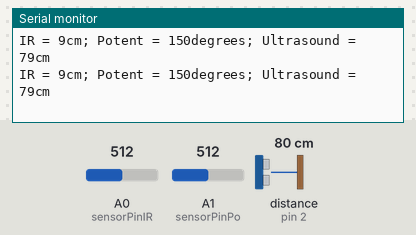
This sketch was run on a simulated Arduino Uno, built with avr-gcc and run on an emulated ATmega328P. On the bench: the last lines printed to the serial monitor. Wiring (inferred from the names in the program): ultrasonic range finder: trigger pin 3; echo pin 2. Inputs (shaded band) come from the test bench; at power-on: A0 (sensorPinIR) = 512, A1 (sensorPinPo) = 512, distance to the obstacle (sensor on pin 2) 80 cm. The echo pulse lasts 58.3 µs per cm.

Above: at 7.2 s.
7.3 s: A0 (sensorPinIR) set to 498
At 8.3 s:
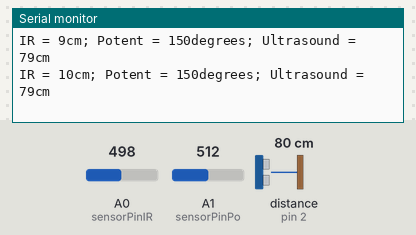
10.3 s: A1 (sensorPinPo) set to 356
At 10.32 s:
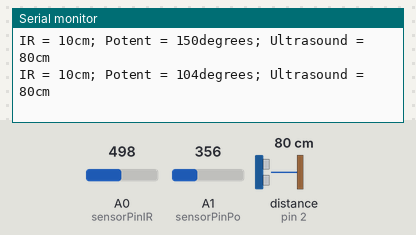
13.3 s: A1 (sensorPinPo) set to 329
At 13.3 s:
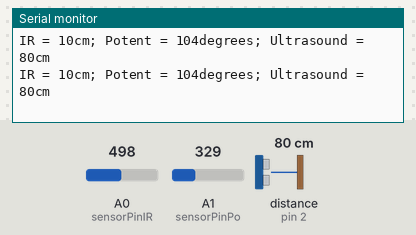
Timing chart, 0 to 16.3 s (numbered marks = the images above; inputs shaded):
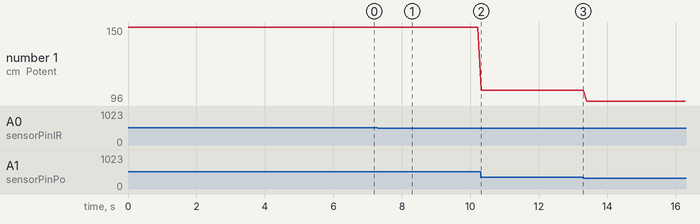

Measured:
- after the input at 7.3 s, the serial monitor: prints a new line after 1.0 s (image 1)
- after the input at 10.3 s, the serial monitor: prints a new line at once (image 2)
- plotted number 1: 150 → 104 after the input at 10.3 s, 104 → 96 after the input at 13.3 s

The sketch:

sensorLabSmooth.ino
```cpp
/*
  sensorLab
 */
#define LM_SIZE 10
int LM[LM_SIZE];      // LastMeasurements
byte index = 0;
long sum = 0;
byte count = 0;

const int sensorPinIR = A0;
const int sensorPinPo = A1;
const int echoPin     = 2;
const int triggerPin  = 3;
unsigned long pulseTime = 0;
unsigned long distance  = 0;
int valueIR     = 0;
int valuePo     = 0;
int voltageIR   = 0;
int degreePo    = 0;
int distanceIR  = 0;

int mapAnalog  (int value);
int transferIR (int voltage);

void setup() {
  pinMode(echoPin, INPUT);
  pinMode(triggerPin, OUTPUT);
  Serial.begin(9600);
}

void loop() {
  digitalWrite(triggerPin, LOW);
  delayMicroseconds(2);
  // Ultrasound Range Finder
  digitalWrite(triggerPin, HIGH);
  delayMicroseconds(10);
  digitalWrite(triggerPin, LOW);
  pulseTime = pulseIn(echoPin, HIGH);
  distance = pulseTime/(58.2);

  // IR Proximity Sensor
  valueIR    = analogRead(sensorPinIR);
  voltageIR  = mapAnalog(valueIR);
  distanceIR = transferIR(valueIR);

  // Potentiometer
  valuePo     = analogRead(sensorPinPo);
  degreePo   = mapRotary(valuePo);

  // Print to serial monitor
  Serial.print("IR = ");
  distanceIR = runningAverage(distanceIR);
  Serial.print(distanceIR);
  Serial.print("cm; ");
  Serial.print("Potent = ");
  Serial.print(degreePo);
  Serial.print("degrees;");
  Serial.print(" Ultrasound = ");
  Serial.print(distance);
  Serial.println("cm");

  delay(100);
}

int mapAnalog(int value) {
  return map(value, 0, 1023, 0, 5000);
}

int mapRotary(int value) {
 return map(value, 0, 1023, 0, 300);
}

int transferIR(int voltage) {
 return (1 / (0.0002391473 * voltage - 0.0100251467)) + 1;
}

// source: http://playground.arduino.cc/Main/RunningAverage
long runningAverage(int M) {
  // keep sum updated to improve speed.
  sum -= LM[index];
  LM[index] = M;
  sum += LM[index];
  index = (index+1) % LM_SIZE;
  if (count < LM_SIZE) count++;

  return sum / count;
}
```
